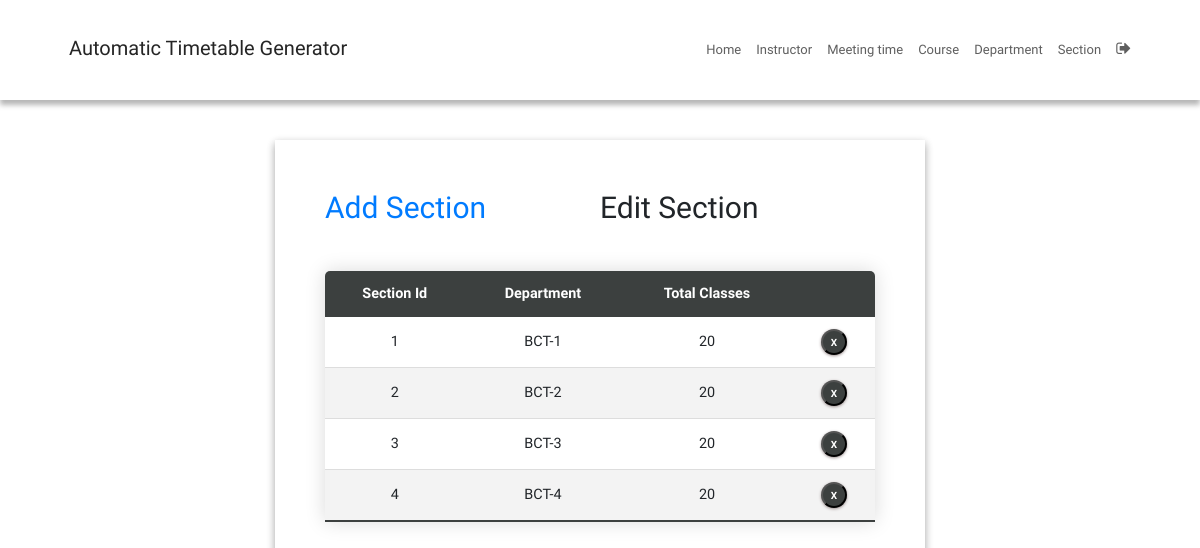
The page /sectionEdit/ (signed in) on the database as committed earlier.
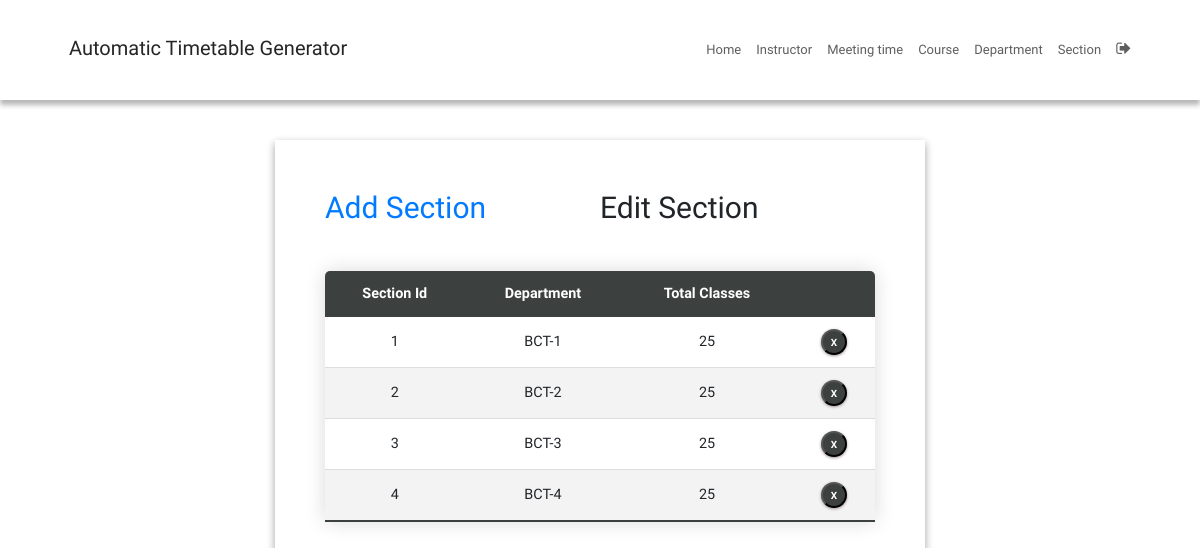
The same page on the database as committed later.
### SchedulerApp/models.py (models this page shows, shortened)
class Section(models.Model):
    section_id = models.CharField(max_length=25, primary_key=True)
    department = models.ForeignKey(Department, on_delete=models.CASCADE)
    num_class_in_week = models.IntegerField(default=0)
    course = models.ForeignKey(Course,
                               on_delete=models.CASCADE,
                               blank=True,
                               null=True)
    meeting_time = models.ForeignKey(MeetingTime,
                                     on_delete=models.CASCADE,
                                     blank=True,
                                     null=True)
    instructor = models.ForeignKey(Instructor,
                                   on_delete=models.CASCADE,
                                   blank=True,
                                   null=True)

class Department(models.Model):
    dept_name = models.CharField(max_length=50)
    courses = models.ManyToManyField(Course)
    def __str__(self):
        return self.dept_name

### SchedulerApp/views.py (the view)
# urls.py: path('sectionEdit/', sectionEdit, name='sectionEdit'),
@login_required
def sectionEdit(request):
    context = {'sections': Section.objects.all()}
    return render(request, 'sectionEdit.html', context)

### SchedulerApp/templatetags/index.py (called while the page is built)
@register.tag
def active(parser, token):
    args = token.split_contents()
    template_tag = args[0]
    if len(args) < 2:
        raise (template.TemplateSyntaxError, f'{template_tag} tag requires at least one argument')
    return NavSelectedNode(args[1:])

    def render(self, context):
        path = context['request'].path
        for p in self.patterns:
            pValue = template.Variable(p).resolve(context)
            if path == pValue:
                return 'active'
        return ''

### templates/sectionEdit.html (shortened to what this page needs)
{% extends 'base.html' %}
{% block content %}
{% load static %}
<fieldset class="fieldset">
  <div class="tablink">
    <a href="{% url 'sectionAdd'%}">
      <h1 onclick="openPage('new')" id="defaultOpen">Add Section</h1>
    </a>
    <h1 onclick="openPage('edit')" id="link_to_edit">Edit Section</h1>
  </div>
  <div class="tabcontent" id="edit">
    <table class="editTable">
      <thead>
        <tr class="table-headers">
          <th>Section Id</th>
          <th>Department</th>
          <th>Total Classes</th>
          <th class="empty"></th>
        </tr>
      </thead>
      <tbody>
        {% for sec in sections %}
        <tr>
          <td>{{sec.section_id}}</td>
          <td>{{sec.department}}</td>
          <td>{{sec.num_class_in_week }}</td>
          <td class="empty">
            <form action="{% url 'deletesection' sec.section_id %}" method="post">
              <input type="submit" value="X" class="cross">
            </form>
          </td>
        </tr>
        {% endfor %}
      </tbody>
    </table>
  </div>
</fieldset>
{% endblock %}

Rows that differ between the two databases and show on the page:
changed Section "BCT-1": num_class_in_week "20" → "25"
changed Section "BCT-2": num_class_in_week "20" → "25"
changed Section "BCT-3": num_class_in_week "20" → "25"
changed Section "BCT-4": num_class_in_week "20" → "25"
